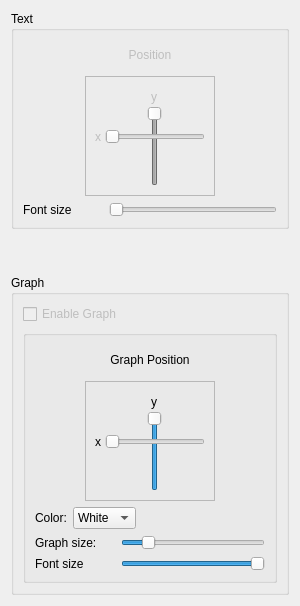
             <widget class="QWidget" name="widget" native="true">
              <property name="minimumSize">
               <size>
                <width>300</width>
                <height>98</height>
               </size>
              </property>
              <property name="maximumSize">
               <size>
                <width>300</width>
                <height>16777215</height>
               </size>
              </property>
              <layout class="QVBoxLayout" name="verticalLayout_12">
               <item>
                <widget class="QGroupBox" name="groupBox_2">
                 <property name="minimumSize">
                  <size>
                   <width>0</width>
                   <height>0</height>
                  </size>
                 </property>
                 <property name="title">
                  <string>Text</string>
                 </property>
                 <layout class="QVBoxLayout" name="verticalLayout_11">
                  <item>
                   <widget class="QLabel" name="metadata_position_label">
                    <property name="enabled">
                     <bool>false</bool>
                    </property>
                    <property name="minimumSize">
                     <size>
                      <width>0</width>
                      <height>30</height>
                     </size>
                    </property>
                    <property name="maximumSize">
                     <size>
                      <width>16777215</width>
                      <height>30</height>
                     </size>
                    </property>
                    <property name="text">
                     <string>Position</string>
                    </property>
                    <property name="alignment">
                     <set>Qt::AlignCenter</set>
                    </property>
                   </widget>
                  </item>
                  <item>
                   <layout class="QHBoxLayout" name="horizontalLayout_18">
                    <item>
                     <spacer name="horizontalSpacer_9">
                      <property name="orientation">
                       <enum>Qt::Horizontal</enum>
                      </property>
                      <property name="sizeType">
                       <enum>QSizePolicy::Minimum</enum>
                      </property>
                      <property name="sizeHint" stdset="0">
                       <size>
                        <width>40</width>
                        <height>20</height>
                       </size>
                      </property>
                     </spacer>
                    </item>
                    <item>
                     <widget class="QFrame" name="metadata_position_frame">
                      <property name="enabled">
                       <bool>false</bool>
                      </property>
                      <property name="minimumSize">
                       <size>
                        <width>130</width>
                        <height>120</height>
                       </size>
                      </property>
                      <property name="maximumSize">
                       <size>
                        <width>130</width>
                        <height>120</height>
                       </size>
                      </property>
                      <property name="frameShape">
                       <enum>QFrame::StyledPanel</enum>
                      </property>
                      <property name="frameShadow">
                       <enum>QFrame::Raised</enum>
                      </property>
                      <widget class="QSlider" name="metadata_position_y">
                       <property name="geometry">
                        <rect>
                         <x>60</x>
                         <y>30</y>
                         <width>20</width>
                         <height>80</height>
                        </rect>
                       </property>
                       <property name="minimumSize">
                        <size>
                         <width>0</width>
                         <height>80</height>
                        </size>
                       </property>
                       <property name="maximumSize">
                        <size>
                         <width>16777215</width>
                         <height>80</height>
                        </size>
                       </property>
                       <property name="value">
                        <number>99</number>
                       </property>
                       <property name="orientation">
                        <enum>Qt::Vertical</enum>
                       </property>
                      </widget>
                      <widget class="QSlider" name="metadata_position_x">
                       <property name="geometry">
                        <rect>
                         <x>20</x>
                         <y>50</y>
                         <width>100</width>
                         <height>22</height>
                        </rect>
                       </property>
                       <property name="minimumSize">
                        <size>
                         <width>100</width>
                         <height>0</height>
                        </size>
                       </property>
                       <property name="maximumSize">
                        <size>
                         <width>100</width>
                         <height>16777215</height>
                        </size>
                       </property>
                       <property name="value">
                        <number>0</number>
                       </property>
                       <property name="orientation">
                        <enum>Qt::Horizontal</enum>
                       </property>
                      </widget>
                      <widget class="QLabel" name="label_10">
                       <property name="geometry">
                        <rect>
                         <x>10</x>
                         <y>50</y>
                         <width>16</width>
                         <height>21</height>
                        </rect>
                       </property>
                       <property name="text">
                        <string>x</string>
                       </property>
                      </widget>
                      <widget class="QLabel" name="label_11">
                       <property name="geometry">
                        <rect>
                         <x>64</x>
                         <y>10</y>
                         <width>10</width>
                         <height>21</height>
                        </rect>
                       </property>
                       <property name="text">
                        <string>y</string>
                       </property>
                       <property name="alignment">
                        <set>Qt::AlignCenter</set>
                       </property>
                      </widget>
                     </widget>
                    </item>
                    <item>
                     <spacer name="horizontalSpacer_10">
                      <property name="orientation">
                       <enum>Qt::Horizontal</enum>
                      </property>
                      <property name="sizeType">
                       <enum>QSizePolicy::Minimum</enum>
                      </property>
                      <property name="sizeHint" stdset="0">
                       <size>
                        <width>40</width>
                        <height>20</height>
                       </size>
                      </property>
                     </spacer>
                    </item>
                   </layout>
                  </item>
                  <item>
                   <layout class="QHBoxLayout" name="horizontalLayout_15">
                    <item>
                     <widget class="QLabel" name="label_14">
                      <property name="minimumSize">
                       <size>
                        <width>80</width>
                        <height>0</height>
                       </size>
                      </property>
                      <property name="maximumSize">
                       <size>
                        <width>80</width>
                        <height>16777215</height>
                       </size>
                      </property>
                      <property name="text">
                       <string>Font size</string>
                      </property>
                     </widget>
                    </item>
                    <item>
                     <widget class="QSlider" name="font_size_slider">
                      <property name="sizePolicy">
                       <sizepolicy hsizetype="Minimum" vsizetype="Fixed">
                        <horstretch>0</horstretch>
                        <verstretch>0</verstretch>
                       </sizepolicy>
                      </property>
                      <property name="minimum">
                       <number>1</number>
                      </property>
                      <property name="maximum">
                       <number>10</number>
                      </property>
                      <property name="orientation">
                       <enum>Qt::Horizontal</enum>
                      </property>
                     </widget>
                    </item>
                   </layout>
                  </item>
                 </layout>
                </widget>
               </item>
               <item>
                <spacer name="verticalSpacer_2">
                 <property name="orientation">
                  <enum>Qt::Vertical</enum>
                 </property>
                 <property name="sizeHint" stdset="0">
                  <size>
                   <width>20</width>
                   <height>40</height>
                  </size>
                 </property>
                </spacer>
               </item>
               <item>
                <widget class="QGroupBox" name="groupBox">
                 <property name="minimumSize">
                  <size>
                   <width>0</width>
                   <height>0</height>
                  </size>
                 </property>
                 <property name="title">
                  <string>Graph</string>
                 </property>
                 <layout class="QVBoxLayout" name="verticalLayout_10">
                  <item>
                   <widget class="QCheckBox" name="enable_graph_checkbox">
                    <property name="enabled">
                     <bool>false</bool>
                    </property>
                    <property name="text">
                     <string>Enable Graph</string>
                    </property>
                   </widget>
                  </item>
                  <item>
                   <widget class="QGroupBox" name="graph_groupBox">
                    <property name="enabled">
                     <bool>true</bool>
                    </property>
                    <property name="title">
                     <string/>
                    </property>
                    <layout class="QVBoxLayout" name="verticalLayout_9">
                     <item>
                      <widget class="QLabel" name="metadata_position_label_4">
                       <property name="enabled">
                        <bool>true</bool>
                       </property>
                       <property name="minimumSize">
                        <size>
                         <width>0</width>
                         <height>30</height>
                        </size>
                       </property>
                       <property name="maximumSize">
                        <size>
                         <width>16777215</width>
                         <height>30</height>
                        </size>
                       </property>
                       <property name="text">
                        <string>Graph Position</string>
                       </property>
                       <property name="alignment">
                        <set>Qt::AlignCenter</set>
                       </property>
                      </widget>
                     </item>
                     <item>
                      <layout class="QHBoxLayout" name="horizontalLayout_17">
                       <item>
                        <spacer name="horizontalSpacer_2">
                         <property name="orientation">
                          <enum>Qt::Horizontal</enum>
                         </property>
                         <property name="sizeType">
                          <enum>QSizePolicy::Minimum</enum>
                         </property>
                         <property name="sizeHint" stdset="0">
                          <size>
                           <width>40</width>
                           <height>20</height>
                          </size>
                         </property>
                        </spacer>
                       </item>
                       <item>
                        <widget class="QFrame" name="metadata_position_frame_3">
                         <property name="enabled">
                          <bool>true</bool>
                         </property>
                         <property name="minimumSize">
                          <size>
                           <width>130</width>
                           <height>120</height>
                          </size>
                         </property>
                         <property name="maximumSize">
                          <size>
                           <width>130</width>
                           <height>120</height>
                          </size>
                         </property>
                         <property name="frameShape">
                          <enum>QFrame::StyledPanel</enum>
                         </property>
                         <property name="frameShadow">
                          <enum>QFrame::Raised</enum>
                         </property>
                         <widget class="QSlider" name="graph_position_y">
                          <property name="geometry">
                           <rect>
                            <x>60</x>
                            <y>30</y>
                            <width>20</width>
                            <height>80</height>
                           </rect>
                          </property>
                          <property name="minimumSize">
                           <size>
                            <width>0</width>
                            <height>80</height>
                           </size>
                          </property>
                          <property name="maximumSize">
                           <size>
                            <width>16777215</width>
                            <height>80</height>
                           </size>
                          </property>
                          <property name="value">
                           <number>99</number>
                          </property>
                          <property name="orientation">
                           <enum>Qt::Vertical</enum>
                          </property>
                         </widget>
                         <widget class="QSlider" name="graph_position_x">
                          <property name="geometry">
                           <rect>
                            <x>20</x>
                            <y>50</y>
                            <width>100</width>
                            <height>22</height>
                           </rect>
                          </property>
                          <property name="minimumSize">
                           <size>
                            <width>100</width>
                            <height>0</height>
                           </size>
                          </property>
                          <property name="maximumSize">
                           <size>
                            <width>100</width>
                            <height>16777215</height>
                           </size>
                          </property>
                          <property name="value">
                           <number>0</number>
                          </property>
                          <property name="orientation">
                           <enum>Qt::Horizontal</enum>
                          </property>
                         </widget>
                         <widget class="QLabel" name="label_15">
                          <property name="geometry">
                           <rect>
                            <x>10</x>
                            <y>50</y>
                            <width>16</width>
                            <height>21</height>
                           </rect>
                          </property>
                          <property name="text">
                           <string>x</string>
                          </property>
                         </widget>
                         <widget class="QLabel" name="label_16">
                          <property name="geometry">
                           <rect>
                            <x>64</x>
                            <y>10</y>
                            <width>10</width>
                            <height>21</height>
                           </rect>
                          </property>
                          <property name="text">
                           <string>y</string>
                          </property>
                          <property name="alignment">
                           <set>Qt::AlignCenter</set>
                          </property>
                         </widget>
                        </widget>
                       </item>
                       <item>
                        <spacer name="horizontalSpacer_8">
                         <property name="orientation">
                          <enum>Qt::Horizontal</enum>
                         </property>
                         <property name="sizeType">
                          <enum>QSizePolicy::Minimum</enum>
                         </property>
                         <property name="sizeHint" stdset="0">
                          <size>
                           <width>40</width>
                           <height>20</height>
                          </size>
                         </property>
                        </spacer>
                       </item>
                      </layout>
                     </item>
                     <item>
                      <layout class="QHBoxLayout" name="horizontalLayout_10">
                       <item>
                        <widget class="QLabel" name="label_13">
                         <property name="text">
                          <string>Color:</string>
                         </property>
                        </widget>
                       </item>
                       <item>
                        <widget class="QComboBox" name="graph_color_combobox">
                         <item>
                          <property name="text">
                           <string>White</string>
                          </property>
                         </item>
                         <item>
                          <property name="text">
                           <string>Red</string>
                          </property>
                         </item>
                         <item>
                          <property name="text">
                           <string>Blue</string>
                          </property>
                         </item>
                         <item>
                          <property name="text">
                           <string>Green</string>
                          </property>
                         </item>
                         <item>
                          <property name="text">
                           <string>Black</string>
                          </property>
                         </item>
                        </widget>
                       </item>
                       <item>
                        <spacer name="horizontalSpacer_7">
                         <property name="orientation">
                          <enum>Qt::Horizontal</enum>
                         </property>
                         <property name="sizeHint" stdset="0">
                          <size>
                           <width>40</width>
                           <height>20</height>
                          </size>
                         </property>
                        </spacer>
                       </item>
                      </layout>
                     </item>
                     <item>
                      <layout class="QHBoxLayout" name="horizontalLayout_12">
                       <item>
                        <widget class="QLabel" name="metadata_graph_size_label_2">
                         <property name="minimumSize">
                          <size>
                           <width>80</width>
                           <height>0</height>
                          </size>
                         </property>
                         <property name="maximumSize">
                          <size>
                           <width>80</width>
                           <height>16777215</height>
                          </size>
                         </property>
                         <property name="text">
                          <string>Graph size:</string>
                         </property>
                        </widget>
                       </item>
                       <item>
                        <widget class="QSlider" name="metadata_graph_size_slider">
                         <property name="minimum">
                          <number>50</number>
                         </property>
                         <property name="maximum">
                          <number>1000</number>
                         </property>
                         <property name="singleStep">
                          <number>1</number>
                         </property>
                         <property name="value">
                          <number>200</number>
                         </property>
                         <property name="orientation">
                          <enum>Qt::Horizontal</enum>
                         </property>
                        </widget>
                       </item>
                      </layout>
                     </item>
                     <item>
                      <layout class="QHBoxLayout" name="horizontalLayout_16">
                       <item>
                        <widget class="QLabel" name="label_17">
                         <property name="minimumSize">
                          <size>
                           <width>80</width>
                           <height>0</height>
                          </size>
                         </property>
                         <property name="maximumSize">
                          <size>
                           <width>90</width>
                           <height>16777215</height>
                          </size>
                         </property>
                         <property name="text">
                          <string>Font size</string>
                         </property>
                        </widget>
                       </item>
                       <item>
                        <widget class="QSlider" name="graph_font_size_slider">
                         <property name="minimum">
                          <number>1</number>
                         </property>
                         <property name="maximum">
                          <number>10</number>
                         </property>
                         <property name="value">
                          <number>10</number>
                         </property>
                         <property name="orientation">
                          <enum>Qt::Horizontal</enum>
                         </property>
                        </widget>
                       </item>
                      </layout>
                     </item>
                    </layout>
                   </widget>
                  </item>
                 </layout>
                </widget>
               </item>
              </layout>
             </widget>
